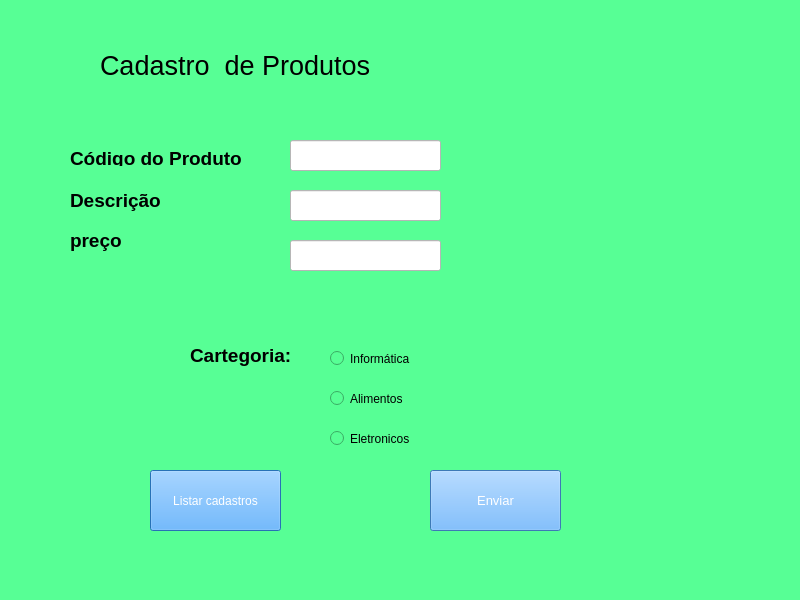
<?xml version="1.0" encoding="UTF-8"?>
<ui version="4.0">
 <class>MainWindow</class>
 <widget class="QMainWindow" name="MainWindow">
  <property name="geometry">
   <rect>
    <x>0</x>
    <y>0</y>
    <width>800</width>
    <height>600</height>
   </rect>
  </property>
  <property name="font">
   <font>
    <pointsize>10</pointsize>
   </font>
  </property>
  <property name="windowTitle">
   <string>MainWindow</string>
  </property>
  <property name="styleSheet">
   <string notr="true">background-color: rgb(87, 255, 149);</string>
  </property>
  <widget class="QWidget" name="centralwidget">
   <widget class="QLabel" name="label">
    <property name="geometry">
     <rect>
      <x>100</x>
      <y>30</y>
      <width>281</width>
      <height>71</height>
     </rect>
    </property>
    <property name="font">
     <font>
      <pointsize>20</pointsize>
     </font>
    </property>
    <property name="text">
     <string>Cadastro  de Produtos</string>
    </property>
   </widget>
   <widget class="QLabel" name="label_2">
    <property name="geometry">
     <rect>
      <x>70</x>
      <y>150</y>
      <width>191</width>
      <height>16</height>
     </rect>
    </property>
    <property name="font">
     <font>
      <pointsize>14</pointsize>
      <weight>75</weight>
      <bold>true</bold>
     </font>
    </property>
    <property name="text">
     <string>Código do Produto</string>
    </property>
   </widget>
   <widget class="QLabel" name="label_3">
    <property name="geometry">
     <rect>
      <x>70</x>
      <y>190</y>
      <width>101</width>
      <height>21</height>
     </rect>
    </property>
    <property name="font">
     <font>
      <pointsize>14</pointsize>
      <weight>75</weight>
      <bold>true</bold>
     </font>
    </property>
    <property name="text">
     <string>Descrição</string>
    </property>
   </widget>
   <widget class="QLabel" name="label_4">
    <property name="geometry">
     <rect>
      <x>70</x>
      <y>230</y>
      <width>81</width>
      <height>21</height>
     </rect>
    </property>
    <property name="font">
     <font>
      <pointsize>14</pointsize>
      <weight>75</weight>
      <bold>true</bold>
     </font>
    </property>
    <property name="text">
     <string>preço</string>
    </property>
   </widget>
   <widget class="QLineEdit" name="lineEdit">
    <property name="geometry">
     <rect>
      <x>290</x>
      <y>140</y>
      <width>151</width>
      <height>31</height>
     </rect>
    </property>
    <property name="styleSheet">
     <string notr="true">background-color: rgb(255, 255, 255);</string>
    </property>
   </widget>
   <widget class="QLineEdit" name="lineEdit_2">
    <property name="geometry">
     <rect>
      <x>290</x>
      <y>190</y>
      <width>151</width>
      <height>31</height>
     </rect>
    </property>
    <property name="styleSheet">
     <string notr="true">background-color: rgb(255, 255, 255);</string>
    </property>
   </widget>
   <widget class="QLineEdit" name="lineEdit_3">
    <property name="geometry">
     <rect>
      <x>290</x>
      <y>240</y>
      <width>151</width>
      <height>31</height>
     </rect>
    </property>
    <property name="styleSheet">
     <string notr="true">background-color: rgb(255, 255, 255);</string>
    </property>
   </widget>
   <widget class="QRadioButton" name="radioButton">
    <property name="geometry">
     <rect>
      <x>330</x>
      <y>350</y>
      <width>82</width>
      <height>17</height>
     </rect>
    </property>
    <property name="text">
     <string>Informática</string>
    </property>
   </widget>
   <widget class="QRadioButton" name="radioButton_2">
    <property name="geometry">
     <rect>
      <x>330</x>
      <y>390</y>
      <width>82</width>
      <height>17</height>
     </rect>
    </property>
    <property name="text">
     <string>Alimentos</string>
    </property>
   </widget>
   <widget class="QRadioButton" name="radioButton_3">
    <property name="geometry">
     <rect>
      <x>330</x>
      <y>430</y>
      <width>82</width>
      <height>17</height>
     </rect>
    </property>
    <property name="text">
     <string>Eletronicos</string>
    </property>
   </widget>
   <widget class="QLabel" name="label_5">
    <property name="geometry">
     <rect>
      <x>190</x>
      <y>340</y>
      <width>111</width>
      <height>31</height>
     </rect>
    </property>
    <property name="font">
     <font>
      <pointsize>14</pointsize>
      <weight>75</weight>
      <bold>true</bold>
     </font>
    </property>
    <property name="text">
     <string>Cartegoria:</string>
    </property>
   </widget>
   <widget class="QPushButton" name="pushButton">
    <property name="geometry">
     <rect>
      <x>430</x>
      <y>470</y>
      <width>131</width>
      <height>61</height>
     </rect>
    </property>
    <property name="font">
     <font>
      <pointsize>10</pointsize>
     </font>
    </property>
    <property name="styleSheet">
     <string notr="true">background-color: rgb(85, 170, 255);
color: rgb(255, 255, 255);</string>
    </property>
    <property name="text">
     <string>Enviar</string>
    </property>
   </widget>
   <widget class="QPushButton" name="pushButton_2">
    <property name="geometry">
     <rect>
      <x>150</x>
      <y>470</y>
      <width>131</width>
      <height>61</height>
     </rect>
    </property>
    <property name="styleSheet">
     <string notr="true">background-color: rgb(55, 158, 255);
color: rgb(255, 255, 255);</string>
    </property>
    <property name="text">
     <string>Listar cadastros</string>
    </property>
   </widget>
  </widget>
  <widget class="QMenuBar" name="menubar">
   <property name="geometry">
    <rect>
     <x>0</x>
     <y>0</y>
     <width>800</width>
     <height>21</height>
    </rect>
   </property>
  </widget>
  <widget class="QStatusBar" name="statusbar"/>
 </widget>
 <resources/>
 <connections/>
</ui>
